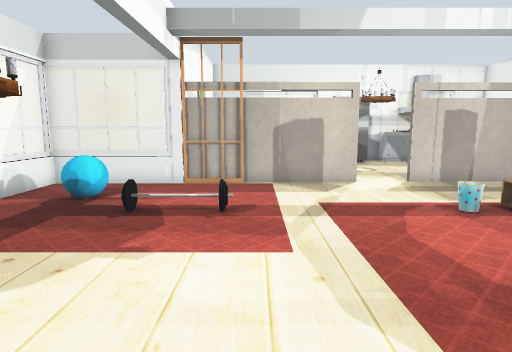
[1] (above)

16 first-person views from a walk through a world built for the Gazebo simulator. The camera is 1 m above the floor, tilts 8° down and sees 75° across. The floor is counted in squares, 0.5 m on a side. Each view is taken from the middle of a square. On the plan, view 1 faces up. The plan holds only what a view shows up to about 18 squares ahead; the rest is blank. Some surface patterns are stand-ins.

[2]
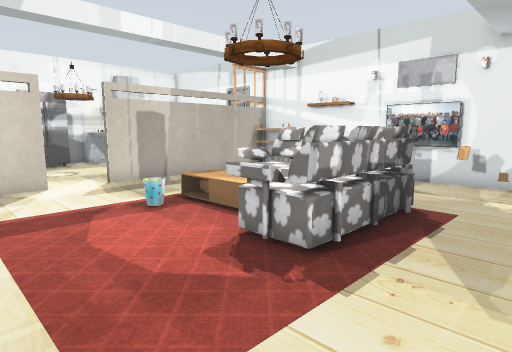

[3]
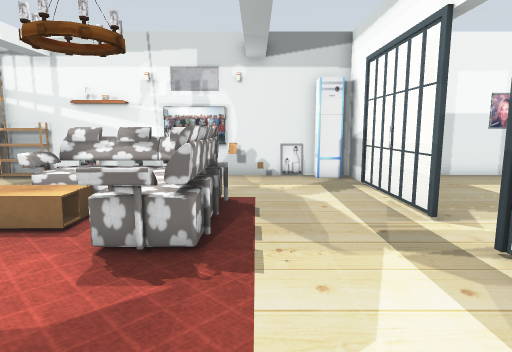

[4]
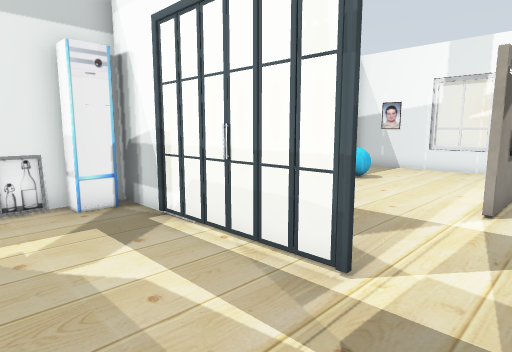

[5]
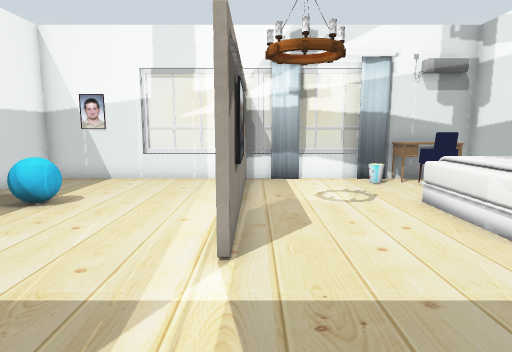

[6]
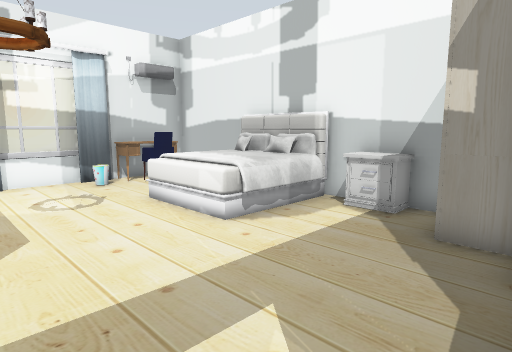

[7]
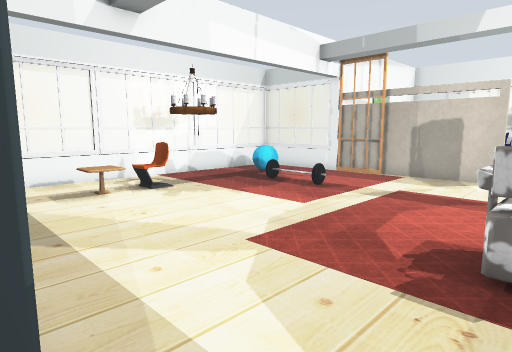

[8]
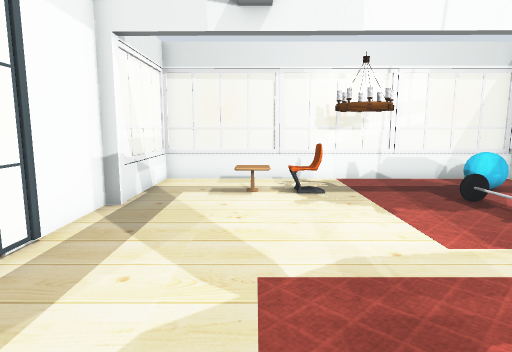

[9]
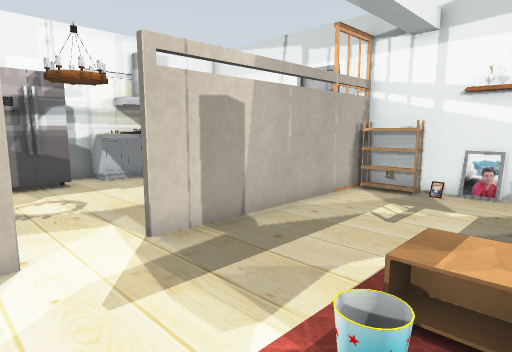

[10]
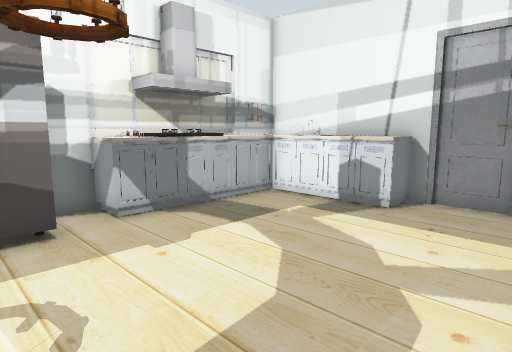

[11]
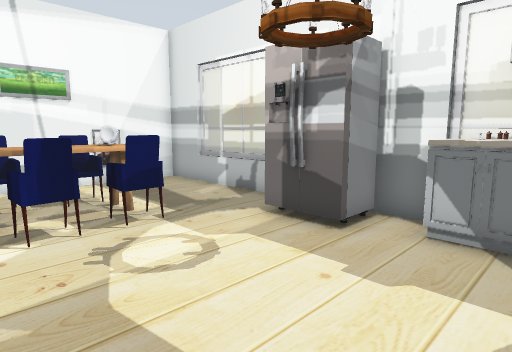

[12]
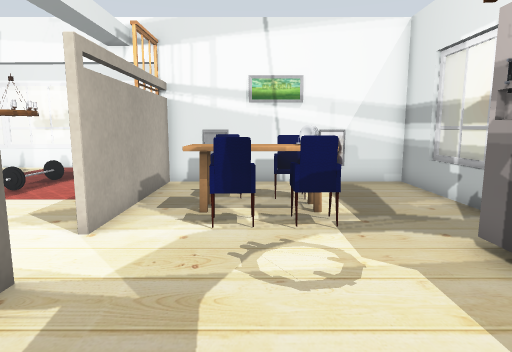

[13]
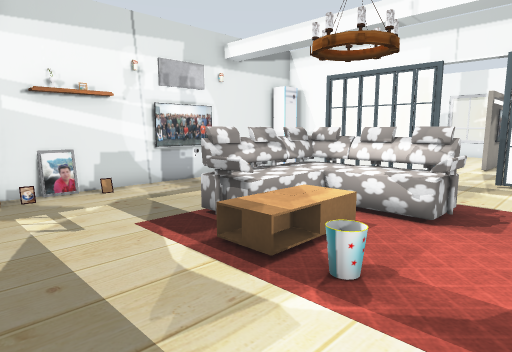

[14]
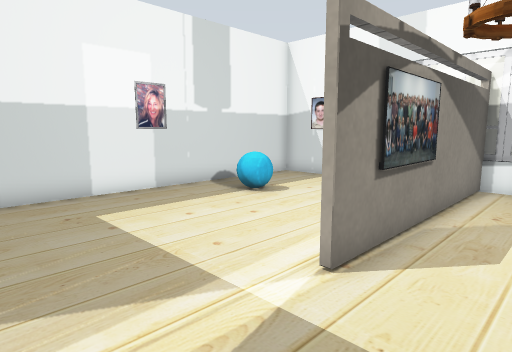

[15]
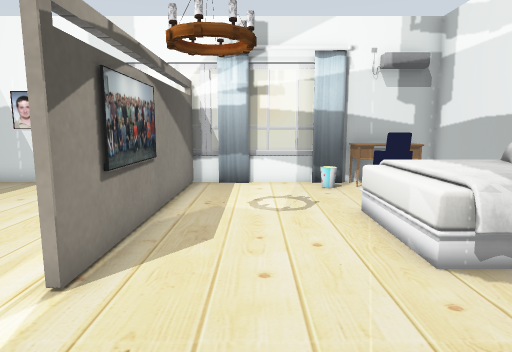

[16]
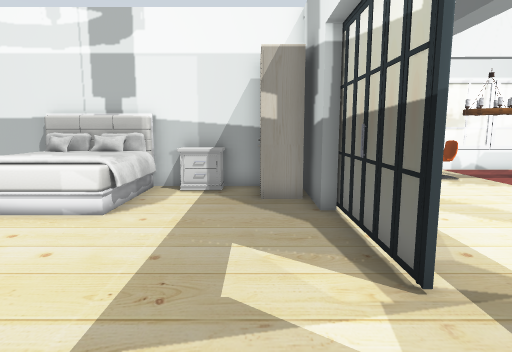

### Floor plan
Points are (right, up) in squares from view 1. A wall is a line through its corners. A room is listed if a view was taken in it or the views show most of it. See-through windows are left out.
Room 1 (views 1, 2, 3, 4, 5, 6, 7, 8, 9, 10, 11, 12, 13, 14, 15, 16)
walls: (0.9, -1.9) (0.9, -2.4) (-2.2, -2.4); (12.1, -2) (14.5, -2) (14.5, 13.5); (-2.7, -2) (0.1, -2); (-3.5, -1.6) (-2.7, -1.6); (-2.7, -3.7) (-2.7, -15.6) (0.7, -15.6); (6.4, -8.5) (6.4, -6.9); (14.5, 16) (14.5, 21.6) (13.4, 21.6); (6.4, -15.6) (6.4, -10.4); (2.6, 21.6) (-2.7, 21.6) (-2.7, 12.3) (-5.9, 12.3); (8.1, 21.6) (6.4, 21.6); (10.4, -15.6) (14.5, -15.6) (14.5, -4.2)
low walls: (-7.5, 3.6) (-7.5, -1.7); (-6.8, 12.3) (-7.5, 12.3) (-7.5, 7.4)
objects: window (-8, 0); window (-8, 4) to (-8, 7); window (-8, 10); window (-7, -2) to (-4, -2); window (-7, 12) to (-5, 12); table (-5, 2) to (-4, 2); chair (-5, 3) to (-5, 4); lamp (-5, 5) to (-4, 6); cyan ball (-5, 9) to (-5, 10); door leaf (-4, 13); other object (-3, 8) to (-1, 8); picture (-3, 14); picture (-3, 19); desk (-2, -15) to (0, -15); bed (-2, -11) to (1, -8); nightstand (-2, -6) to (-2, -5); wardrobe (-2, -4) to (-1, -3); door leaf (-2, 12); door leaf (-2, 13) to (4, 13); chair (-1, -14) to (0, -13); chair (0, 15) to (1, 15); chair (0, 17); curtain (1, -15); bin (1, -15) to (2, -14); kitchen table (1, 15) to (2, 16); table (1, 17) to (2, 17); kitchen table (1, 18) to (2, 18); window (2, -16) to (5, -16); door leaf (2, -2) to (5, -2); chair (3, 15) to (3, 16); chair (3, 17); window (3, 22); lamp (4, -11) to (6, -9); sofa (5, 3) to (9, 7); bin (5, 8); fridge (5, 20) to (6, 21); TV (6, -9); lamp (6, 5) to (7, 6); door leaf (6, 13) to (13, 13); lamp (6, 18) to (7, 19); door leaf (7, -2) to (10, -2); coffee table (7, 6) to (8, 8); window (8, -16) to (10, -16); kitchen cabinet (8, 21) to (9, 21); other object (10, 21) to (11, 21); bench (10, 22); window (11, 22) to (12, 22); cyan ball (12, -11); kitchen cabinet (12, 17) to (14, 21); other object (13, 5); other object (13, 22); picture (14, -9); other object (14, -1); picture (14, 1); other object (14, 2); desk (14, 3); picture (14, 5); desk (14, 8); other object (14, 9); desk (14, 10); shoe rack (14, 11) to (14, 12); door leaf (14, 13); other object (15, 14); door leaf (15, 15)

Positions as (right, up) in squares from view 1, and headings:
1: (0, 0), facing up
2: (1, 0), facing up-right
3: (0, 2), facing right
4: (5, 2), facing down-right
5: (6, -2), facing down
6: (6, -2), facing down-left
7: (6, -2), facing up-left
8: (6, 2), facing left
9: (3, 7), facing up-right
10: (5, 13), facing up-right
11: (10, 14), facing up-left
12: (10, 16), facing left
13: (3, 12), facing down-right
14: (4, -3), facing down-right
15: (4, -3), facing down
16: (9, -4), facing left
